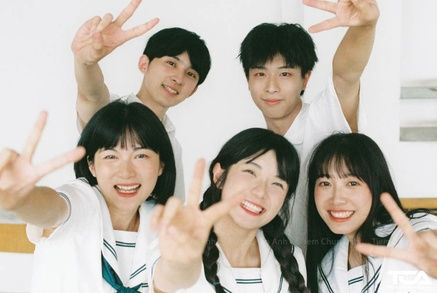
%> input picture HW5/20picture/pic1.jpg, 437 x 293 px, shrunk from 920 x 616 before the run; its folder holds 4 pictures in this run
$ octave code_detectFace.m   (GNU Octave 9; MATLAB toolbox functions it lacks are replaced by stand-ins)
%> lines starting %> are read from the running program, lines starting %| are printed output that depends on the picture; in (x1, y1, x2, y2) boxes, pixels count from 0 and x2, y2 are one past the last pixel; in counts of white or black regions, pixels touching at a corner belong together; the program's own positions count from 1
folder_path = "C:\Users\Thiện Khả\Documents\HK_251\Thị giác máy\HW5\20picture";
image_files = dir(fullfile(folder_path, '*.jpg'));

faceDetector = vision.CascadeObjectDetector;


for imgIndex = 1:length(image_files)
    figure('Name', ['Face Detection - Image ' num2str(imgIndex)]);


    img_path = fullfile(folder_path, image_files(imgIndex).name);
    image = imread(img_path);
%> image is the input picture: size 293x437x3 uint8; mean R, G, B 185.4, 177.6, 167.2

    bbox = step(faceDetector, image);
%> bbox = [89 128 78 78; 243 53 62 62; 307 160 69 69]

    if ~isempty(bbox)
        image_face = insertObjectAnnotation(image, 'rectangle', bbox, 'Face');
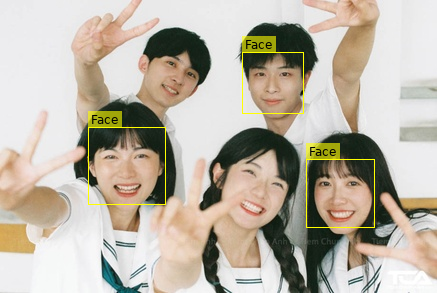
%> image_face: size 293x437x3 uint8; 1.92% of pixels changed, all inside (x1, y1, x2, y2) = (88, 36, 375, 228)
    else
        image_face = image;
    end


    imshow(image_face);
    title(['Image ' num2str(imgIndex)], 'Interpreter', 'none');

end
%> pass 2 of the loop `for imgIndex = 1:length(image_files)`:
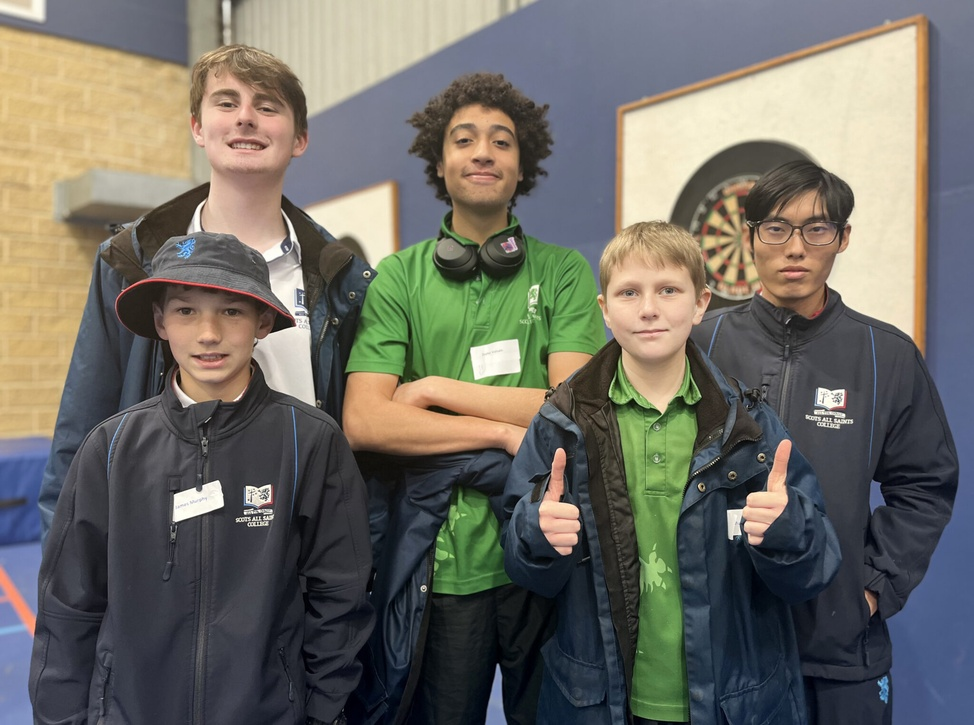
%> input picture HW5/20picture/pic10.jpg, 974 x 725 px, shrunk from 2048 x 1524 before the run
%> image is the input picture: size 725x974x3 uint8; mean R, G, B 109.9, 108.1, 100.1
%> bbox = [158 280 100 100; 196 67 98 98; 435 103 96 96; 595 251 109 109; 601 368 117 117; 747 189 102 102]
%> `image_face = insertObjectAnnotation(image, 'rectangle', bbox, 'Face');`:
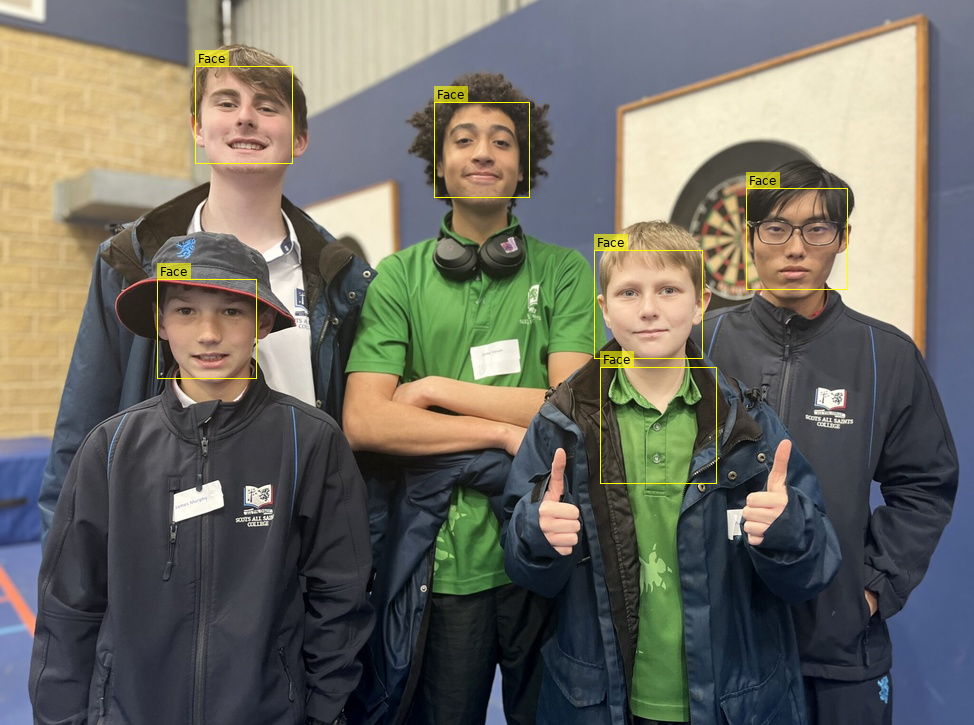
%> image_face: size 725x974x3 uint8; 0.81% of pixels changed, all inside (x1, y1, x2, y2) = (157, 50, 848, 484)
%> pass 3 of the loop `for imgIndex = 1:length(image_files)`:
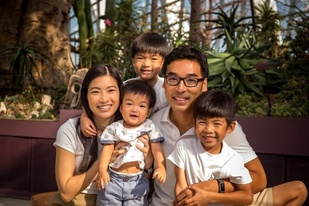
%> input picture HW5/20picture/pic11.jpg, 309 x 206 px, shrunk from 650 x 433 before the run
%> image is the input picture: size 206x309x3 uint8; mean R, G, B 105.4, 82.1, 64.6
%> bbox = [84 75 42 42; 119 92 35 35; 132 47 31 31; 159 61 50 50; 193 111 37 37]
%> `image_face = insertObjectAnnotation(image, 'rectangle', bbox, 'Face');`:
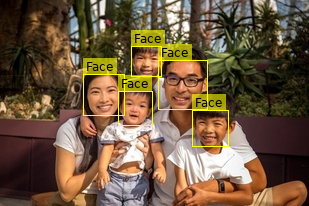
%> image_face: size 206x309x3 uint8; 5.3% of pixels changed, all inside (x1, y1, x2, y2) = (83, 30, 229, 147)
%> the loop made 4 passes; the first 3 are shown
